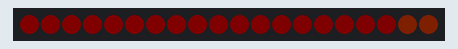
This sketch was run on a simulated Arduino Uno, built with avr-gcc and run on an emulated ATmega328P. On the bench: 20 RGB LEDs in strip order, left to right. Dim RGB values are drawn brighter than linear; random numbers use the default seed unless the sketch sets one.

Above: at 0.06 s.
At 4.97 s:
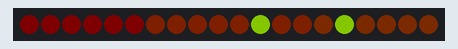
At 10.0 s:
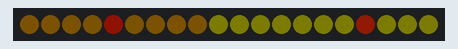
At 19.94 s:
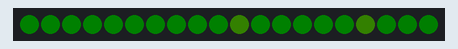
At 29.88 s:
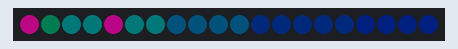
At 39.82 s:
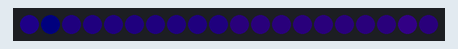

The sketch:

ripple.ino
```cpp
/* ripple

Converted and significantly modified by: Andrew Tuline

Date: Oct, 2014

A cool ripple effect for an LED strip that's been re-written from the Neopixel version https://gist.github.com/suhajdab/9716635

*/


#include "FastLED.h"                                          // FastLED library.

// Fixed definitions cannot change on the fly.
#define LED_DT 12                                             // Data pin to connect to the strip.
#define LED_CK 11
#define COLOR_ORDER BGR                                       // It's GRB for WS2812B
#define LED_TYPE APA102                                       // What kind of strip are you using (WS2801, WS2812B or APA102)?
#define NUM_LEDS 20                                           // Number of LED's.

// Initialize changeable global variables.
uint8_t max_bright = 128;                                     // Overall brightness definition. It can be changed on the fly.

struct CRGB leds[NUM_LEDS];                                   // Initialize our LED array.


uint8_t colour;                                               // Ripple colour is randomized.
int center = 0;                                               // Center of the current ripple.
int step = -1;                                                // -1 is the initializing step.
uint8_t myfade = 255;                                         // Starting brightness.
#define maxsteps 16                                           // Case statement wouldn't allow a variable.

uint8_t bgcol = 0;                                            // Background colour rotates.
int thisdelay = 50;                                           // Standard delay value.


void setup() {
  Serial.begin(57600);

//  LEDS.addLeds<LED_TYPE, LED_DT, COLOR_ORDER>(leds, NUM_LEDS);          // Use this for WS2812B
  LEDS.addLeds<LED_TYPE, LED_DT, LED_CK, COLOR_ORDER>(leds, NUM_LEDS);  // Use this for WS2801 or APA102

  FastLED.setBrightness(max_bright);
  set_max_power_in_volts_and_milliamps(5, 500);
} // setup()


void loop () {
  ripple();
  show_at_max_brightness_for_power();
  delay_at_max_brightness_for_power(thisdelay*2.5);
} // loop()


void ripple() {
  for (int i = 0; i < NUM_LEDS; i++) leds[i] = CHSV(bgcol++, 255, 50);  // Rotate background colour.

  switch (step) {

    case -1:                                                          // Initialize ripple variables.
      center = random(NUM_LEDS);
      colour = random16(0,256);
      step = 0;
      break;

    case 0:
      leds[center] = CHSV(colour, 255, 255);                          // Display the first pixel of the ripple.
      step ++;
      break;

    case maxsteps:                                                    // At the end of the ripples.
      step = -1;
      break;

    default:                                                          // Middle of the ripples.
        leds[wrap(center + step)] += CHSV(colour, 255, myfade/step*2);   // Display the next pixels in the range for one side.
        leds[wrap(center - step)] += CHSV(colour, 255, myfade/step*2);   // Display the next pixels in the range for the other side.
        step ++;                                                      // Next step.
        break;
  } // switch step
} // ripple()


int wrap(int step) {
  if(step < 0) return NUM_LEDS + step;
  if(step > NUM_LEDS - 1) return step - NUM_LEDS;
  return step;
} // wrap()
```
